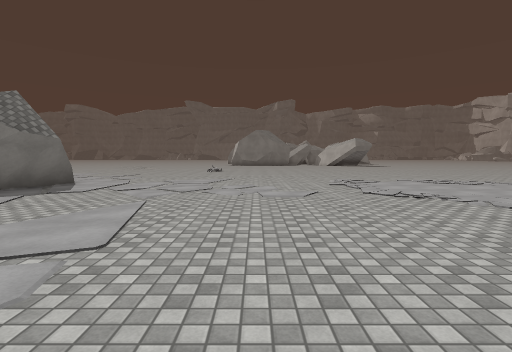
view 1 (above)

13 first-person views from a walk through a scene from a Unity 3-D project. The camera is 1.5 m above the floor, tilts 4° down and sees 85° across. The floor is counted in squares, 2 m on a side. Each view is taken from the middle of a square. On the plan, view 1 faces up. The plan holds only what a view shows up to about 10 squares ahead; the rest is blank. The place goes on beyond the plan. Surface patterns are stand-ins for the level's own textures.

view 2
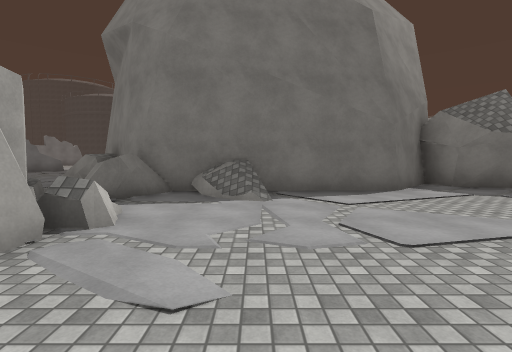

view 3
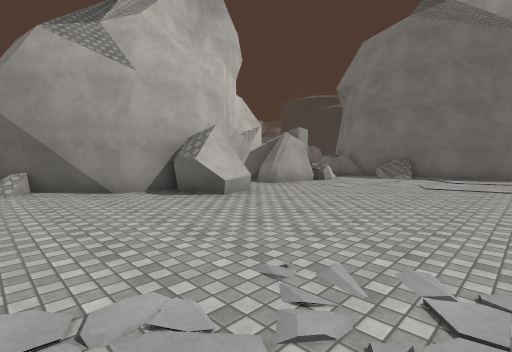

view 4
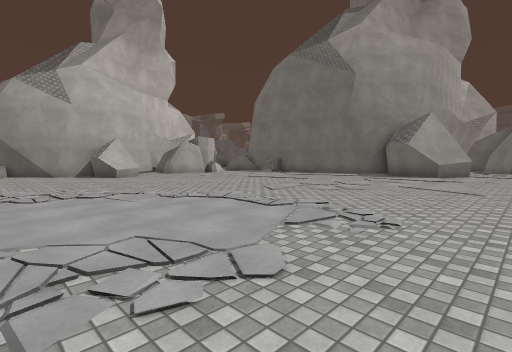

view 5
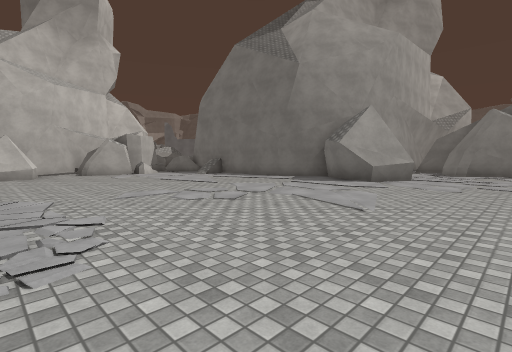

view 6
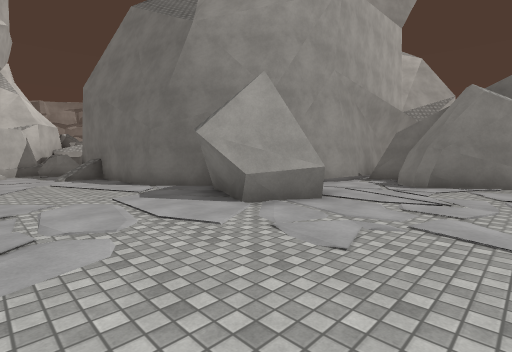

view 7
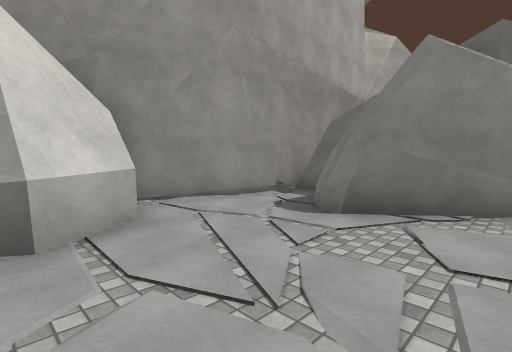

view 8
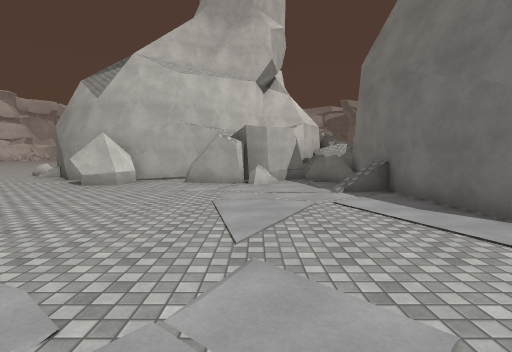

view 9
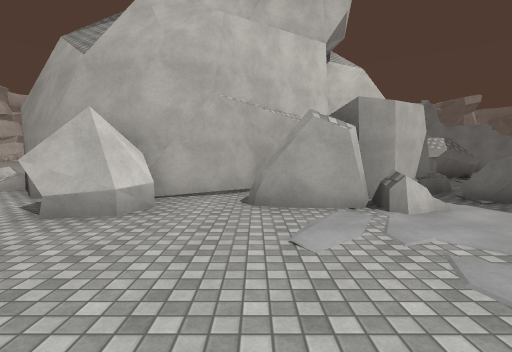

view 10
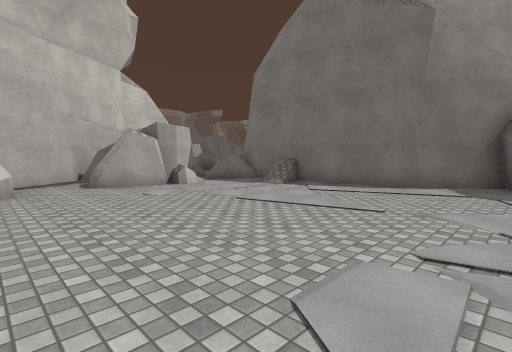

view 11
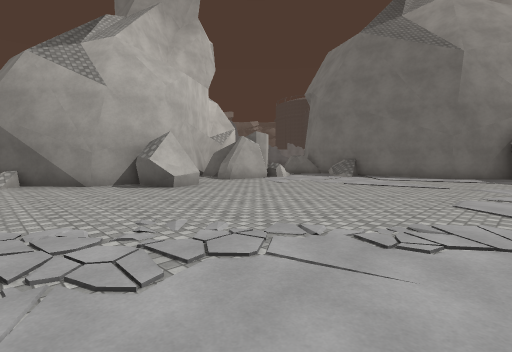

view 12
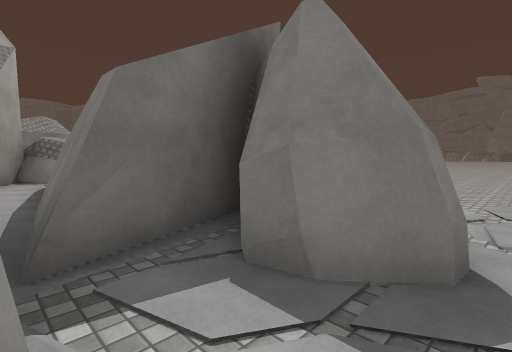

view 13
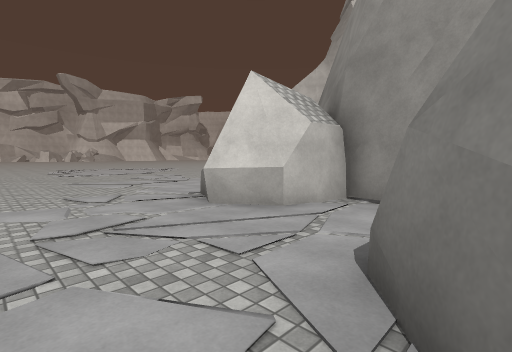

### Floor plan
Points are (right, up) in squares from view 1. A wall is a line through its corners. A room is listed if a view was taken in it or the views show most of it. See-through windows are left out.
Room 1 (views 1, 2, 3, 4, 5, 6, 7, 8, 9, 10, 11, 12, 13)
walls: (-4.8, 7.6) (-5, 6.6) (-5.6, 5.8); (-5.1, 7.7) (-5.4, 5.9) (-6.5, 5.5) (-5.1, 4.1) (-4.9, 2.6); (-5, 3.7) (-4.9, -1.6); (-6.3, 8.4) (-4.9, 7.5); (1.7, -0.6) (3, -0.6); (2.6, -0.3) (3.1, -1.2); (3, -0.3) (3, -1.4); (-4.6, 0.6) (-4.8, 0); (-4.9, 0.8) (-3.9, 1.3); (-1.6, -1) (0, -1.2) (-0.1, -2); (-5, 0.8) (-4.1, 1.1); (-0.2, -1.3) (-0.4, -1.9); (-1.5, -1.2) (-0.6, -1.2); (1.5, -1.2) (1.7, -0.4); (1.8, -1.2) (1.9, -0.6); (-7.4, 7.2) (-7.3, 7.7) (-6.3, 8.4) (-4.9, 7.2); (1.8, -1.5) (1.8, -1); (2.6, -1.9) (3.9, -2) (4.9, -2.9); (-0.7, -2.3) (-0.1, -2.9); (-0.9, -2.3) (0, -2.8); (1.7, -2.2) (2.1, -1.9); (-4.7, -1) (-3.8, -1.5) (-3.6, -2); (0.7, -2.5) (1.9, -2); (-4.9, -1.1) (-4.3, -1.2); (-4.7, -1.3) (-4.2, -1.4); (4.1, -2) (5.7, -3.9); (-3.7, -2.8) (-2.4, -1.8) (-1.7, -1.7); (-10.1, 8.5) (-10.7, 8.5); (-11.3, 8) (-11.2, 7.4); (-10.7, 10.9) (-9.4, 9.4) (-9.4, 9.1) (-10, 8.5) (-10.8, 8.6); (-11.9, 9.6) (-11.1, 7.1); (-12.6, 6.7) (-10, 7) (-7.5, 6.2) (-7.3, 7.7)
low walls: (-5, 7.7) (-5.5, 6.8); (-5.5, 6.7) (-5.6, 5.9); (-5.6, 7.9) (-4.8, 7.6); (1.7, -0.4) (3, -0.3); (2.6, -0.4) (2.7, -0.9); (-2.5, -0.8) (-1.8, -0.5); (-4.2, -3) (-2.4, -1.8); (-12.8, 7.5) (-11.1, 7.3)

Where each view was taken, in squares from view 1:
view 1: 0 up, 0 right, facing up
view 2: 1 up, 1 right, facing left
view 3: 4 up, 6 right, facing down-left
view 4: 10 up, 6 right, facing down-left
view 5: 11 up, 3 right, facing down-left
view 6: 11 up, 2 left, facing down-left
view 7: 11 up, 6 left, facing down-left
view 8: 7 up, 2 left, facing down
view 9: 3 up, 0 right, facing down
view 10: 6 up, 2 right, facing down-left
view 11: 6 up, 6 right, facing down-left
view 12: 7 up, 9 left, facing up-left
view 13: 11 up, 10 left, facing down-right
